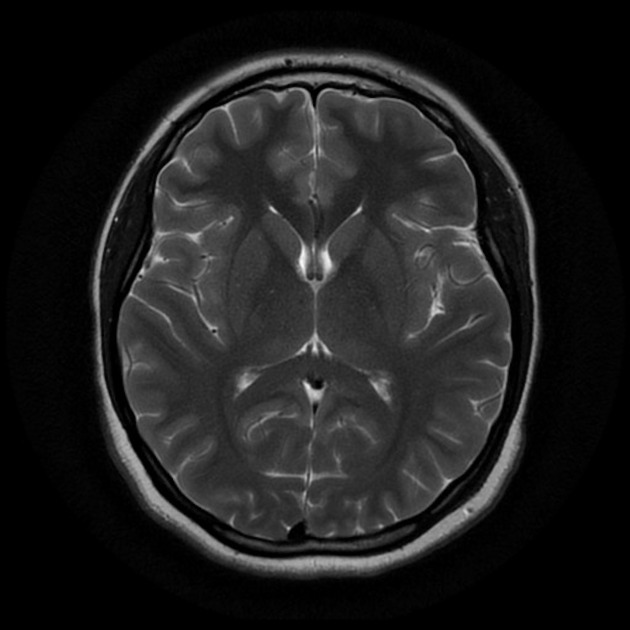
#> input picture no/1 no.jpeg, 630 x 630 px, found by its file name; its folder holds 4 pictures in this run
$ jupyter execute --allow-errors main_abnormality.ipynb
#> lines starting #> are read from the running program, lines starting #| are printed output that depends on the picture; after the words box and inside, x2 and y2 are one past the last pixel; in counts of white or black regions, pixels touching at a corner belong together
<a href="https://colab.research.google.com/github/ajinkyamhase/FuzzyImageDiagnostics/blob/main/main_abnormality.ipynb" target="_parent"></a>

[cell 1]
import fuzzycmeans as fcm#main
from skimage import io, color
import numpy as np
from skimage.morphology import disk, opening
import cv2
import os
from sklearn.model_selection import train_test_split
from sklearn.svm import SVC
from sklearn.metrics import accuracy_score
import matplotlib.pyplot as plt

[cell 2]
# Load the image
filename = '/content/drive/MyDrive/Colab Notebooks/h.jpg'  # Provide the path to your image
#> (the rest of this cell did not finish here and is left out)

#> (a cell that did not finish here is left out)

[cell 4]
# Define the number of clusters (2 for brain and tumor)
num_clusters = 2
#> num_clusters = 2

#> (a cell that did not finish here is left out)

#> (a cell that did not finish here is left out)

#> (a cell that did not finish here is left out)

#> (a cell that did not finish here is left out)

#> (a cell that did not finish here is left out)

[cell 10]
# Apply morphological operations to further refine the tumor region
se = disk(5)  # Define a disk-shaped structuring element
#> (the rest of this cell did not finish here and is left out)

[cell 11]
# Extract features from the tumor region for classification
tumor_features = []
#> (the rest of this cell did not finish here and is left out)

[cell 12]
# Similarly, extract features from the non-tumor region for classification
non_tumor_features = []
for filename in os.listdir(r'/content/drive/MyDrive/Colab Notebooks/no'):
    img_path = os.path.join(r'/content/drive/MyDrive/Colab Notebooks/no', filename)#no
    img = cv2.imread(img_path, cv2.IMREAD_GRAYSCALE)  # Read image in grayscale
#> img is the input picture: shape (630, 630); min 0, max 248, mean 29.7
    img = cv2.medianBlur(img, 3)  # Apply median filter to remove noise
    img = cv2.threshold(img, 0, 255, cv2.THRESH_BINARY_INV + cv2.THRESH_OTSU)[1]  # Apply Otsu thresholding
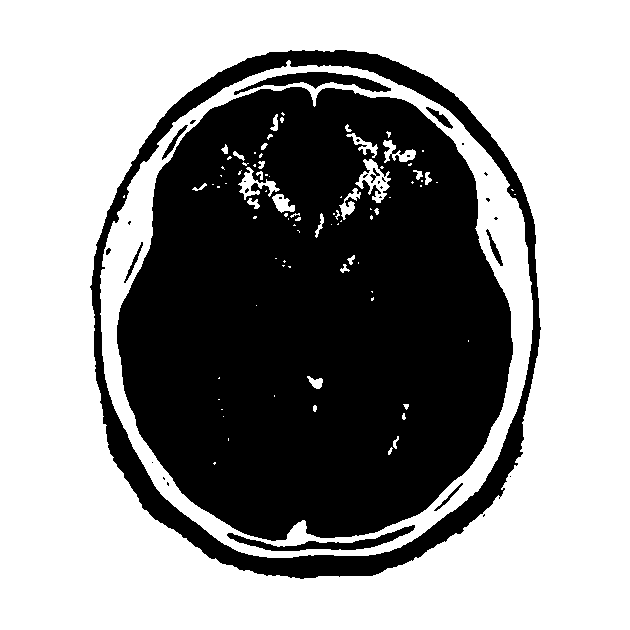
#> img: shape (630, 630); 59% white; 32 black regions (21 under 20 px), largest, box (x1, y1, x2, y2) and area: (117, 87, 513, 541) 137256, (90, 50, 541, 579) 21962, (234, 72, 391, 95) 1361
    # Resize image to a consistent size (e.g., 100x100)
    img = cv2.resize(img, (100, 100))
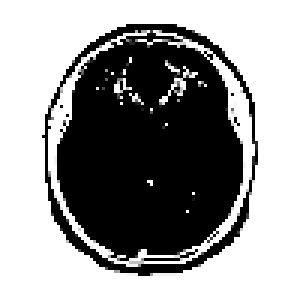
#> img: shape (100, 100) (shown 3 times larger); min 0, max 255, mean 150.4
    # Check if the shape of the feature vector is consistent
    if img.flatten().shape[0] == 100 * 100:
        non_tumor_features.append(img.flatten())
    else:
        print(f"Ignoring {filename}: Inconsistent feature vector shape")
#> pass 2 of the loop `for filename in os.listdir(r'/content/drive/MyDrive/Colab Notebooks/no..`:
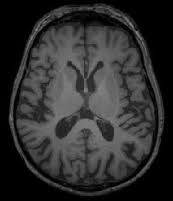
#> input picture no/10 no.jpg, 173 x 201 px, found by its file name
#> img is the input picture: shape (201, 173); min 0, max 139, mean 46.7
#> `img = cv2.threshold(img, 0, 255, cv2.THRESH_BINARY_INV + cv2.THRESH_OT..`:
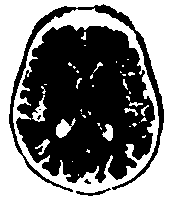
#> img: shape (201, 173); 48.5% white; 42 white regions (29 under 20 px), largest, box (x1, y1, x2, y2) and area: (0, 0, 173, 201) 15885, (56, 118, 76, 138) 205, (32, 95, 47, 122) 166
#> `img = cv2.resize(img, (100, 100))`:
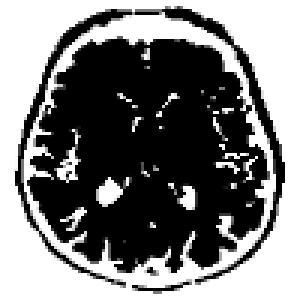
#> img: shape (100, 100) (shown 3 times larger); min 0, max 255, mean 123.7
